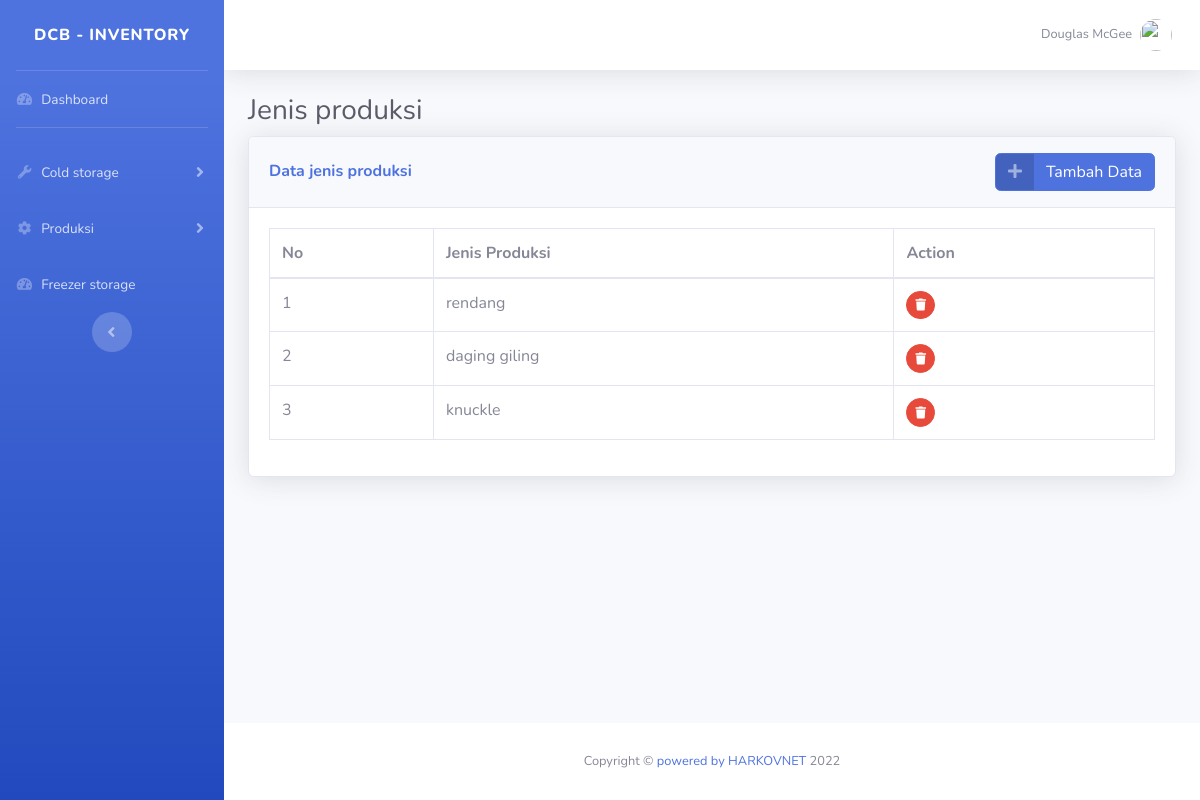
The app's page /Inventory/produksi/jenis_produksi.php, older data.
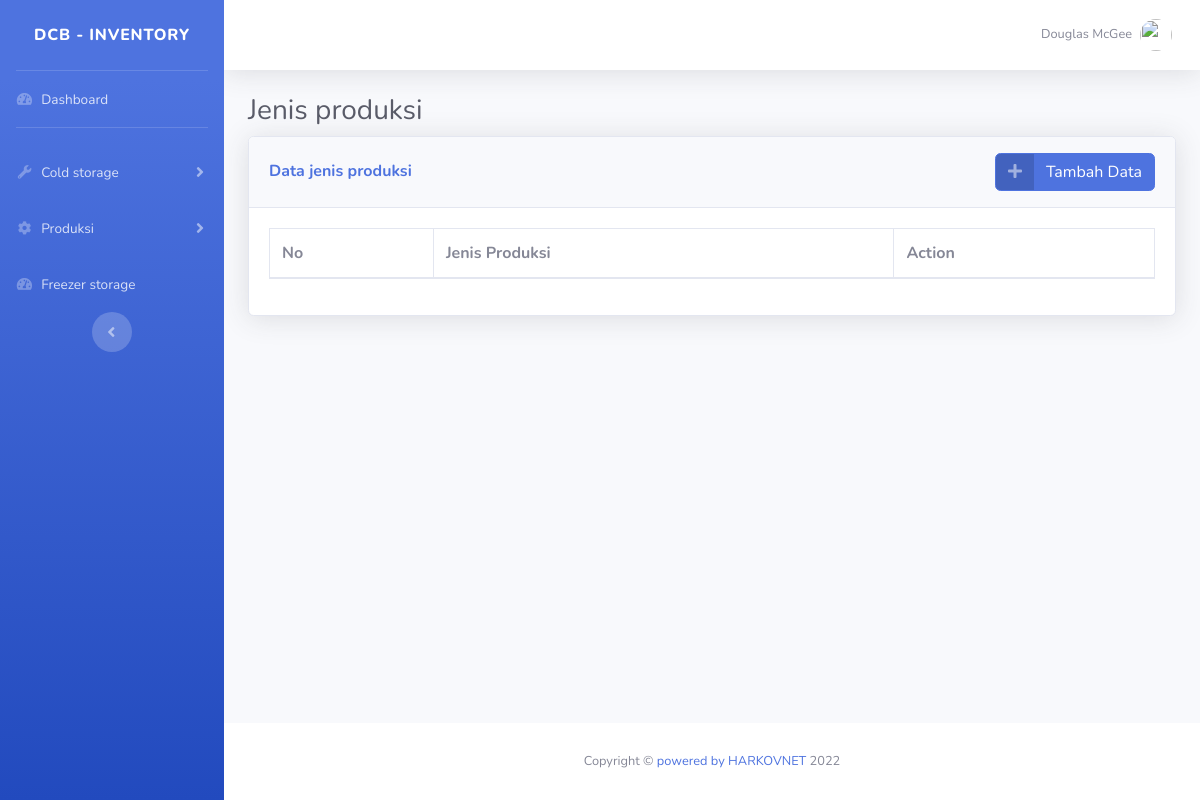
The same page, newer data.
### tables this page shows
CREATE TABLE `jenisproduksi` (
  `id` int(10) NOT NULL,
  `nama` varchar(30) NOT NULL
);

### Inventory/produksi/jenis_produksi.php (the view, shortened to what the changed rows need)
<!DOCTYPE html>
<?php
include '../../database.php';
?>
<html lang="en">
<head>
    <link href="../../assets/vendor/fontawesome-free/css/all.min.css" rel="stylesheet" type="text/css">
    <link href="../../assets/css/sb-admin-2.min.css" rel="stylesheet">
    <link href="../../assets/vendor/datatables/dataTables.bootstrap4.min.css" rel="stylesheet">
</head>
<body id="page-top">
    <div id="wrapper">
        <div id="content-wrapper" class="d-flex flex-column">
            <div id="content">
                <div class="container-fluid">
                    <h1 class="h3 mb-2 text-gray-800">Jenis produksi</h1>
                    <div class="card shadow mb-4">
                        <div class="card-body">
                            <div class="table-responsive">
                                <table class="table table-bordered" id="dataTable" width="100%" cellspacing="0">
                                <thead>
                                        <tr>
                                        <th>No</th>
                                            <th>Jenis Produksi</th>
                                            <th>Action</th>
                                        </tr>
                                    </thead>
                                    <tbody>
                                        <?php
                                        $no = 1;
                                        $query = "SELECT * FROM jenisproduksi";
                                        $result = mysqli_query($db, $query);
                                        while ($row = mysqli_fetch_assoc($result)) {
                                            ?>
                                            <tr>
                                            <td><?php echo $no++; ?></td>
                                                <td><?php echo $row['nama']; ?></td>
                                                <td>
                                                    <?php
                                                    echo "<a href='deletejenisproduksi.php?id=" . $row['id'] . "' class='btn btn-danger btn-circle btn-sm'>
                                                    <i class='fas fa-trash'></i>
                                                    </a>";
                                                    ?>
                                                </td>
                                            </tr>
                                        <?php } ?>
                                    </tbody>
                                </table>
                            </div>
                        </div>
                    </div>
                </div>
            </div>
        </div>
    </div>
</body>
</html>

Row changes from the older to the newer data that the page shows:
removed jenisproduksi: nama "rendang"
removed jenisproduksi: nama "daging giling"
removed jenisproduksi: nama "knuckle"
